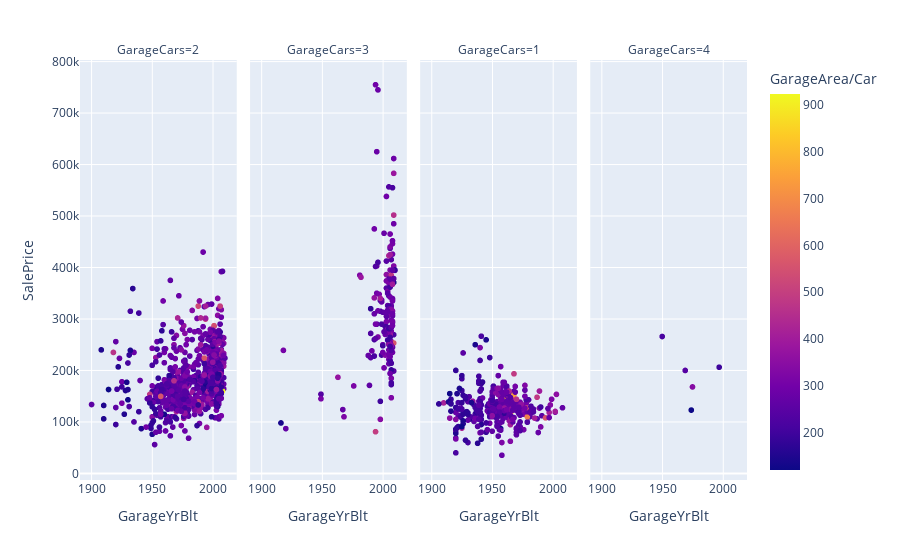

Source (notebook cell):
### Code cell
fig = px.scatter(train[train['GarageCars'] > 0], x="GarageYrBlt", y="SalePrice", 
                 color='GarageArea/Car', facet_col="GarageCars")
fig.show()

### Figure 1 — Plotly figure (JSON) as saved in the notebook; plotly's stock layout.template omitted (floating-point values rounded to 4 significant figures; data arrays with more than 128 entries replaced by an {"elided": "..."} marker saying what was removed)
{"data": [{"hovertemplate": "GarageCars=2<br>GarageYrBlt=%{x}<br>SalePrice=%{y}<br>GarageArea/Car=%{marker.color}<extra></extra>", "legendgroup": "", "marker": {"color": {"elided": "824 float values"}, "coloraxis": "coloraxis", "symbol": "circle"}, "mode": "markers", "name": "", "showlegend": false, "type": "scattergl", "x": {"elided": "824 int values"}, "xaxis": "x", "y": {"elided": "824 int values"}, "yaxis": "y"}, {"hovertemplate": "GarageCars=3<br>GarageYrBlt=%{x}<br>SalePrice=%{y}<br>GarageArea/Car=%{marker.color}<extra></extra>", "legendgroup": "", "marker": {"color": {"elided": "181 float values"}, "coloraxis": "coloraxis", "symbol": "circle"}, "mode": "markers", "name": "", "showlegend": false, "type": "scattergl", "x": {"elided": "181 int values"}, "xaxis": "x2", "y": {"elided": "181 int values"}, "yaxis": "y2"}, {"hovertemplate": "GarageCars=1<br>GarageYrBlt=%{x}<br>SalePrice=%{y}<br>GarageArea/Car=%{marker.color}<extra></extra>", "legendgroup": "", "marker": {"color": {"elided": "369 int values"}, "coloraxis": "coloraxis", "symbol": "circle"}, "mode": "markers", "name": "", "showlegend": false, "type": "scattergl", "x": {"elided": "369 int values"}, "xaxis": "x3", "y": {"elided": "369 int values"}, "yaxis": "y3"}, {"hovertemplate": "GarageCars=4<br>GarageYrBlt=%{x}<br>SalePrice=%{y}<br>GarageArea/Car=%{marker.color}<extra></extra>", "legendgroup": "", "marker": {"color": [196, 216, 339, 120, 242], "coloraxis": "coloraxis", "symbol": "circle"}, "mode": "markers", "name": "", "showlegend": false, "type": "scattergl", "x": [1997, 1950, 1975, 1974, 1969], "xaxis": "x4", "y": [206300, 265979, 168000, 123000, 200000], "yaxis": "y4"}], "layout": {"annotations": [{"font": {}, "showarrow": false, "text": "GarageCars=2", "x": 0.1175, "xanchor": "center", "xref": "paper", "y": 1, "yanchor": "bottom", "yref": "paper"}, {"font": {}, "showarrow": false, "text": "GarageCars=3", "x": 0.3725, "xanchor": "center", "xref": "paper", "y": 1, "yanchor": "bottom", "yref": "paper"}, {"font": {}, "showarrow": false, "text": "GarageCars=1", "x": 0.6275, "xanchor": "center", "xref": "paper", "y": 1, "yanchor": "bottom", "yref": "paper"}, {"font": {}, "showarrow": false, "text": "GarageCars=4", "x": 0.8825, "xanchor": "center", "xref": "paper", "y": 1, "yanchor": "bottom", "yref": "paper"}], "coloraxis": {"colorbar": {"title": {"text": "GarageArea/Car"}}, "colorscale": [[0, "#0d0887"], [0.1111, "#46039f"], [0.2222, "#7201a8"], [0.3333, "#9c179e"], [0.4444, "#bd3786"], [0.5556, "#d8576b"], [0.6667, "#ed7953"], [0.7778, "#fb9f3a"], [0.8889, "#fdca26"], [1, "#f0f921"]]}, "legend": {"tracegroupgap": 0}, "margin": {"t": 60}, "xaxis": {"anchor": "y", "domain": [0, 0.235], "title": {"text": "GarageYrBlt"}}, "xaxis2": {"anchor": "y2", "domain": [0.255, 0.49], "matches": "x", "title": {"text": "GarageYrBlt"}}, "xaxis3": {"anchor": "y3", "domain": [0.51, 0.745], "matches": "x", "title": {"text": "GarageYrBlt"}}, "xaxis4": {"anchor": "y4", "domain": [0.765, 1.0], "matches": "x", "title": {"text": "GarageYrBlt"}}, "yaxis": {"anchor": "x", "domain": [0, 1], "title": {"text": "SalePrice"}}, "yaxis2": {"anchor": "x2", "domain": [0, 1], "matches": "y", "showticklabels": false}, "yaxis3": {"anchor": "x3", "domain": [0, 1], "matches": "y", "showticklabels": false}, "yaxis4": {"anchor": "x4", "domain": [0, 1], "matches": "y", "showticklabels": false}}}
